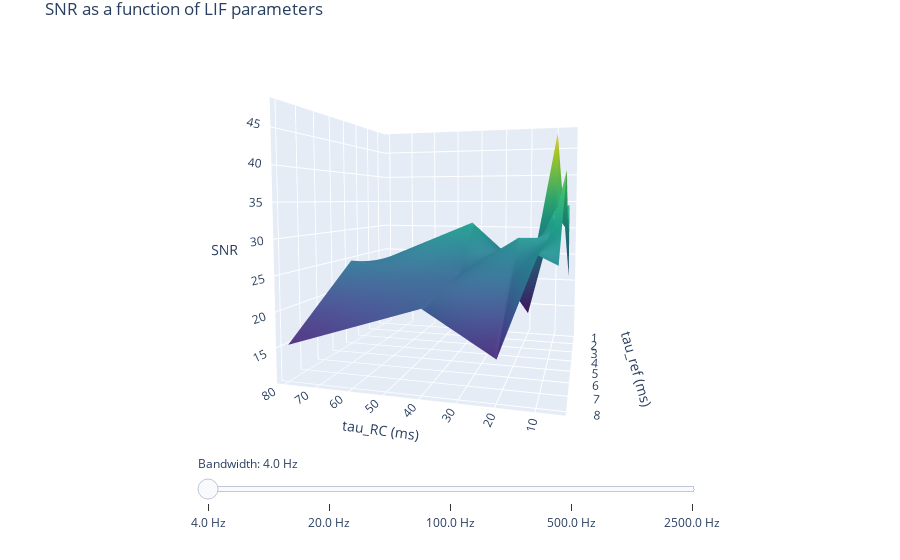

The notebook cell saved with this chart:
### Code cell
init_notebook_mode(connected=True)
fig.show()

### Figure 1 — Plotly figure (JSON) as saved in the notebook; plotly's stock layout.template omitted (floating-point values rounded to 4 significant figures)
{"data": [{"colorscale": [[0, "#440154"], [0.1111, "#482878"], [0.2222, "#3e4989"], [0.3333, "#31688e"], [0.4444, "#26828e"], [0.5556, "#1f9e89"], [0.6667, "#35b779"], [0.7778, "#6ece58"], [0.8889, "#b5de2b"], [1, "#fde725"]], "name": "SNR as a function of LIF parameters", "showscale": false, "type": "surface", "visible": true, "x": [5, 10, 20, 40, 80], "y": [0.5, 1, 2, 4, 8], "z": [[20.88, 47.74, 19.92, 26.05, 11.16], [34.38, 33.33, 13.9, 27.22, 20.37], [29.79, 33.33, 22.63, 31.17, 23.07], [39.89, 29.37, 29.29, 23.12, 24.7], [27.56, 28.73, 15.66, 21.43, 15.21]]}, {"colorscale": [[0, "#440154"], [0.1111, "#482878"], [0.2222, "#3e4989"], [0.3333, "#31688e"], [0.4444, "#26828e"], [0.5556, "#1f9e89"], [0.6667, "#35b779"], [0.7778, "#6ece58"], [0.8889, "#b5de2b"], [1, "#fde725"]], "name": "SNR as a function of LIF parameters", "showscale": false, "type": "surface", "visible": false, "x": [5, 10, 20, 40, 80], "y": [0.5, 1, 2, 4, 8], "z": [[21.26, 28.27, 31.68, 18.15, 25.17], [21.55, 49.67, 31.5, 39.32, 23.8], [28.89, 20.95, 26.34, 36.32, 21.88], [26.27, 22.36, 25.12, 32.09, 17.4], [22.48, 40.11, 29.75, 29.16, 24.98]]}, {"colorscale": [[0, "#440154"], [0.1111, "#482878"], [0.2222, "#3e4989"], [0.3333, "#31688e"], [0.4444, "#26828e"], [0.5556, "#1f9e89"], [0.6667, "#35b779"], [0.7778, "#6ece58"], [0.8889, "#b5de2b"], [1, "#fde725"]], "name": "SNR as a function of LIF parameters", "showscale": false, "type": "surface", "visible": false, "x": [5, 10, 20, 40, 80], "y": [0.5, 1, 2, 4, 8], "z": [[19.07, 22.32, 22.21, 19.92, 12.4], [18.67, 17.93, 24.08, 18.63, 13.74], [20.08, 18.52, 19.7, 19.64, 15.37], [18.75, 19.15, 22.28, 17.37, 12.65], [22.03, 19.9, 19.38, 19.74, 13.66]]}, {"colorscale": [[0, "#440154"], [0.1111, "#482878"], [0.2222, "#3e4989"], [0.3333, "#31688e"], [0.4444, "#26828e"], [0.5556, "#1f9e89"], [0.6667, "#35b779"], [0.7778, "#6ece58"], [0.8889, "#b5de2b"], [1, "#fde725"]], "name": "SNR as a function of LIF parameters", "showscale": false, "type": "surface", "visible": false, "x": [5, 10, 20, 40, 80], "y": [0.5, 1, 2, 4, 8], "z": [[2.067, 1.97, 1.698, 1.502, 1.193], [2.284, 1.912, 1.881, 1.404, 1.409], [2.552, 2.046, 1.933, 1.623, 1.192], [2.031, 1.791, 1.734, 1.565, 1.395], [2.13, 2.345, 1.786, 1.461, 1.382]]}, {"colorscale": [[0, "#440154"], [0.1111, "#482878"], [0.2222, "#3e4989"], [0.3333, "#31688e"], [0.4444, "#26828e"], [0.5556, "#1f9e89"], [0.6667, "#35b779"], [0.7778, "#6ece58"], [0.8889, "#b5de2b"], [1, "#fde725"]], "name": "SNR as a function of LIF parameters", "showscale": false, "type": "surface", "visible": false, "x": [5, 10, 20, 40, 80], "y": [0.5, 1, 2, 4, 8], "z": [[0.2931, 0.2933, 0.294, 0.2876, 0.2614], [0.2831, 0.2691, 0.2371, 0.2651, 0.2817], [0.2674, 0.2859, 0.2535, 0.2646, 0.242], [0.3533, 0.3067, 0.2312, 0.2307, 0.2454], [0.3007, 0.289, 0.2748, 0.2422, 0.2738]]}], "layout": {"margin": {"b": 30, "l": 30, "r": 30, "t": 30}, "scene": {"aspectratio": {"x": 1, "y": 1, "z": 1}, "camera": {"eye": {"x": -0.55, "y": 2, "z": 0.15}}, "xaxis": {"title": {"text": "tau_RC (ms)"}}, "yaxis": {"title": {"text": "tau_ref (ms)"}}, "zaxis": {"title": {"text": "SNR"}}}, "sliders": [{"active": 0, "currentvalue": {"prefix": "Bandwidth: "}, "len": 0.6, "pad": {"b": 20, "t": 10}, "steps": [{"args": ["visible", [true, false, false, false, false]], "label": "4.0 Hz", "method": "restyle"}, {"args": ["visible", [false, true, false, false, false]], "label": "20.0 Hz", "method": "restyle"}, {"args": ["visible", [false, false, true, false, false]], "label": "100.0 Hz", "method": "restyle"}, {"args": ["visible", [false, false, false, true, false]], "label": "500.0 Hz", "method": "restyle"}, {"args": ["visible", [false, false, false, false, true]], "label": "2500.0 Hz", "method": "restyle"}], "x": 0.5, "xanchor": "center"}], "title": {"text": "SNR as a function of LIF parameters"}}}
